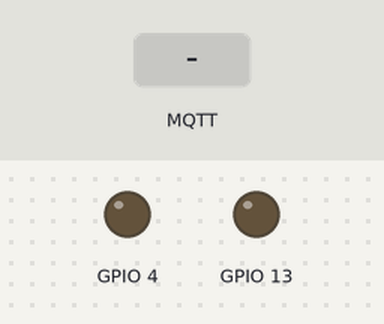
A sketch run on a simulated ESP8266 (NodeMCU). On the bench: output pins drawn as LEDs (lit = HIGH). The inputs (shaded band) are chosen by the test bench. WiFi joins after 1.5 s; servers stay silent unless stated; no MQTT or app messages arrive unless stated; what the sketch prints to the serial monitor is not drawn.

Above: at 2.7 s.
2.8 s: MQTT message "1" arrives on the first subscribed topic
At 4.0 s:
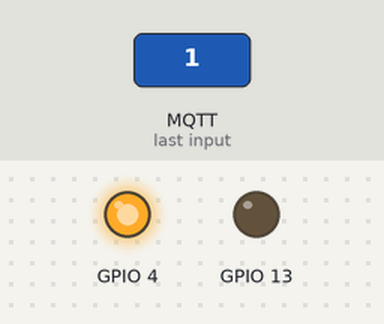
4.3 s: MQTT message "3" arrives on the first subscribed topic
At 5.3 s:
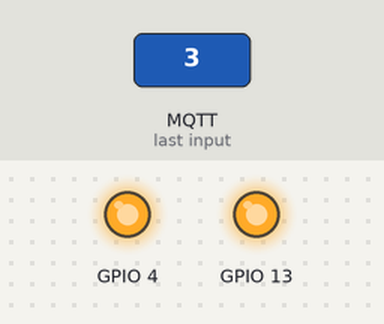
5.8 s: MQTT message "2" arrives on the first subscribed topic
At 6.5 s:
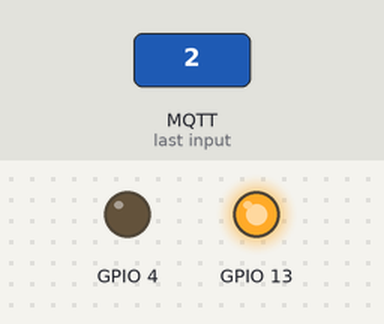
7.3 s: MQTT message "4" arrives on the first subscribed topic
At 7.6 s:
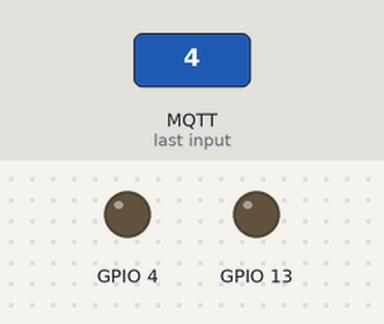
Timing chart, 0 to 9.8 s (numbered marks = the images above; inputs shaded):
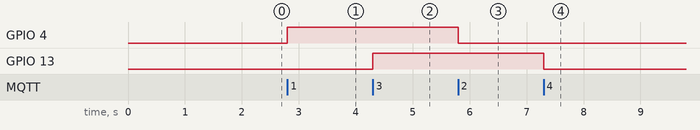

The sketch:

mqtt8266.ino
```cpp
#include <ESP8266WiFi.h>
#include <PubSubClient.h>

const char* ssid = "AndroidAP";
const char* password = "ntvd1574";
const char* mqtt_server = "iot.eclipse.org";
//int buttonPin=2;
WiFiClient espClient;
PubSubClient client(espClient);
long lastMsg = 0;
char msg[50];
int value = 0;
String kmt="";
void setup_wifi() {

  delay(10);
  // We start by connecting to a WiFi network
  Serial.println();
  Serial.print("Connecting to ");
  Serial.println(ssid);

  WiFi.begin(ssid, password);
while (WiFi.status() != WL_CONNECTED) {
delay(500);
Serial.print(".");
}
Serial.println("");
  Serial.println("WiFi connected");
  Serial.println("IP address: ");
  Serial.println(WiFi.localIP());
}

void callback(char* topic, byte* payload, unsigned int length) {
  //Serial.print("Message arrived [");
  //Serial.print(topic);
  //Serial.print("] ");
  kmt="";
  for (int i = 0; i < length; i++) {
  //Serial.print((char)payload[i]);
   kmt=kmt+(String)payload[i];
  }
  //Serial.print((char)(kmt.toInt()));
  kmt=(char)(kmt.toInt());
  Serial.print(kmt);
  if (kmt=="1")
  {

    digitalWrite(4, HIGH);
    }
  if (kmt=="2")

  {digitalWrite(4, LOW);}
  if (kmt=="3")
  {digitalWrite(13, HIGH);}
  if (kmt=="4")
  {digitalWrite(13, LOW);}


}


void reconnect() {
  // Loop until we're reconnected
  while (!client.connected()) {
    Serial.print("Attempting MQTT connection...");
    // Attempt to connect
    if (client.connect("ESP8266Client")) {
      Serial.println("connected");
      // Once connected, publish an announcement...
      //client.publish("paho/zgur/single", "tasdelenimkb");
      // ... and resubscribe
      client.subscribe("paho/zgur/singlein");
    } else {
      Serial.print("failed, rc=");
      Serial.print(client.state());
      Serial.println(" try again in 5 seconds");
      // Wait 5 seconds before retrying
      for(int i = 0; i<5000; i++){

        delay(1);
      }
    }
  }
}


void setup() {
  // put your setup code here, to run once:
//pinMode(buttonPin, INPUT);
pinMode(13, OUTPUT);
pinMode(4, OUTPUT);
Serial.begin(115200);
setup_wifi();
client.setServer(mqtt_server,1883);
client.setCallback(callback);
}

void loop() {
  // put your main code here, to run repeatedly:
if (!client.connected())
{
  reconnect();
  }

  //if (digitalRead(buttonPin) == LOW)
       //{
        //client.publish("paho/zgur/single", "butonimkb");
        //Serial.print("buton");
        //while(digitalRead(buttonPin) == LOW)
        //{}
        //}
  //delay(1000);
  client.loop();

}
```

Measured:
- after the input at 2.8 s, GPIO 4: LOW → HIGH at once
- after the input at 4.3 s, GPIO 13: LOW → HIGH at once
- after the input at 5.8 s, GPIO 4: HIGH → LOW at once
- after the input at 7.3 s, GPIO 13: HIGH → LOW at once
